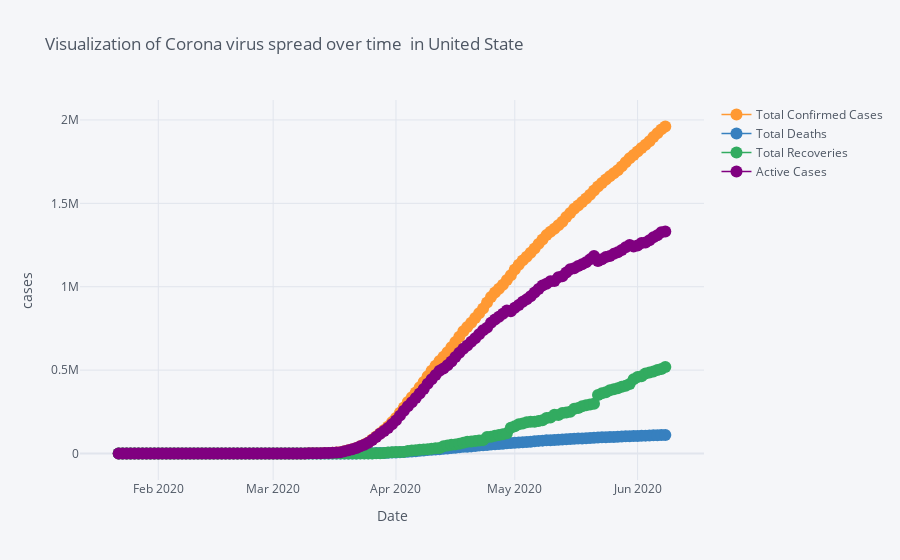

Notebook cell for this chart:
### Code cell
fig=US.iplot(
    asFigure=True,
    #subplots=True,
    mode='lines+markers+text',
    #text=text,
    y=['Total Confirmed Cases','Total Deaths',	'Total Recoveries',	'Active Cases'],
    opacity=0.5,
    xTitle='Date',
    yTitle='cases',
    title='Visualization of Corona virus spread over time  in United State'
    )
fig.show()

### Figure 1 — Plotly figure (JSON) as saved in the notebook; plotly's stock layout.template omitted (floating-point values rounded to 4 significant figures; data arrays with more than 128 entries replaced by an {"elided": "..."} marker saying what was removed)
{"data": [{"line": {"color": "rgba(255, 153, 51, 1.0)", "dash": "solid", "shape": "linear", "width": 1.3}, "marker": {"size": 12, "symbol": "circle"}, "mode": "lines+markers+text", "name": "Total Confirmed Cases", "text": "", "type": "scatter", "x": {"elided": "139 str values"}, "y": {"elided": "139 int values"}}, {"line": {"color": "rgba(55, 128, 191, 1.0)", "dash": "solid", "shape": "linear", "width": 1.3}, "marker": {"size": 12, "symbol": "circle"}, "mode": "lines+markers+text", "name": "Total Deaths", "text": "", "type": "scatter", "x": {"elided": "139 str values"}, "y": {"elided": "139 int values"}}, {"line": {"color": "rgba(50, 171, 96, 1.0)", "dash": "solid", "shape": "linear", "width": 1.3}, "marker": {"size": 12, "symbol": "circle"}, "mode": "lines+markers+text", "name": "Total Recoveries", "text": "", "type": "scatter", "x": {"elided": "139 str values"}, "y": {"elided": "139 int values"}}, {"line": {"color": "rgba(128, 0, 128, 1.0)", "dash": "solid", "shape": "linear", "width": 1.3}, "marker": {"size": 12, "symbol": "circle"}, "mode": "lines+markers+text", "name": "Active Cases", "text": "", "type": "scatter", "x": {"elided": "139 str values"}, "y": {"elided": "139 int values"}}], "layout": {"legend": {"bgcolor": "#F5F6F9", "font": {"color": "#4D5663"}}, "paper_bgcolor": "#F5F6F9", "plot_bgcolor": "#F5F6F9", "title": {"font": {"color": "#4D5663"}, "text": "Visualization of Corona virus spread over time  in United State"}, "xaxis": {"gridcolor": "#E1E5ED", "showgrid": true, "tickfont": {"color": "#4D5663"}, "title": {"font": {"color": "#4D5663"}, "text": "Date"}, "zerolinecolor": "#E1E5ED"}, "yaxis": {"gridcolor": "#E1E5ED", "showgrid": true, "tickfont": {"color": "#4D5663"}, "title": {"font": {"color": "#4D5663"}, "text": "cases"}, "zerolinecolor": "#E1E5ED"}}}
